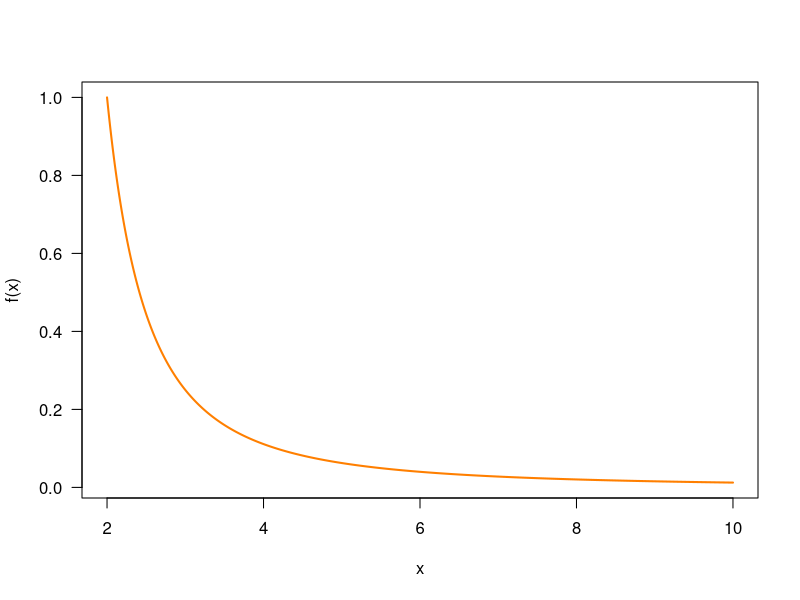
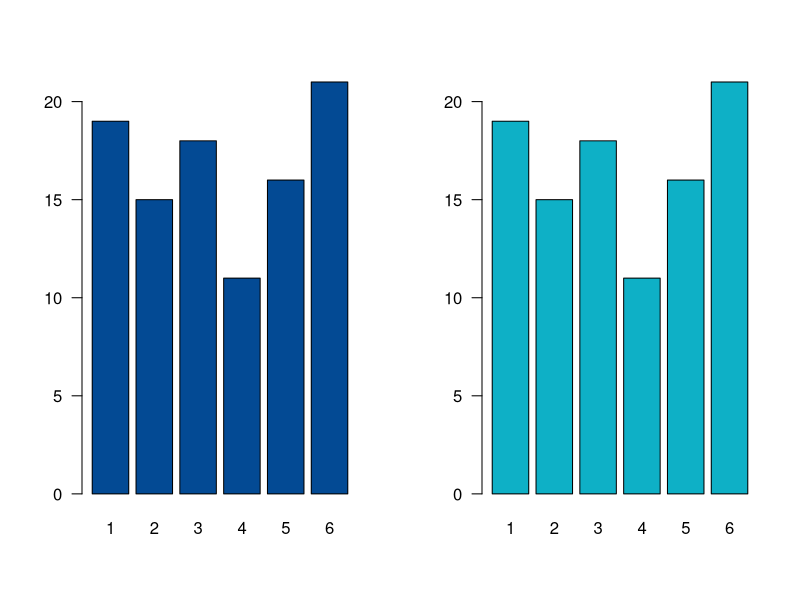

The R source for these figures, in order:
## ---- chunk 1
knitr::opts_chunk$set(echo = TRUE, message = FALSE, warning = FALSE, comment = NA, collapse = TRUE)
## ---- chunk 2
# Definición de la función
suma_dos_numeros <- function(x, y) {
  resultado <- x + y
  return(resultado)
}

# Uso de la función
suma_dos_numeros(3, 5)
## ---- chunk 3
# Definición de la función
suma_divide <- function(vec) {
  primer_elemento <- vec[1]
  ultimo_elemento <- vec[length(vec)]
  resultado <- (primer_elemento + ultimo_elemento) / 4
  return(resultado)
}

# Definir un vector de prueba
mi_vector <- c(5, 8, 12, 20)

# Aplicar la función
suma_divide(mi_vector)
## ---- chunk 4
fx <- function(x) {
  1 / (x - 1)^2
}
fx(4.5)

x <- seq(from = 2, to = 10, by = 0.01)
plot(x, fx(x), type = "l", col = "#FF7F00", lwd = 2, las = 1, ylab = "f(x)")
## ---- chunk 5
sapply(iris[, 1:4], mean)
sapply(iris[, 1:4], sd)
## ---- chunk 6
grafica <- function(datos, color) {
  barplot(datos, col = color, las = 1)
}

set.seed(123)
y <- sample(1:6, 100, replace = TRUE)    # simula 100 lanzamientos de un dado
z <- table(y)

par(mfrow = c(1, 2))
grafica(z, "#034A94")
grafica(z, "#0EB0C6")
## ---- chunk 7
rango_vector <- function(x) {
  resultado <- max(x) - min(x)
  return(resultado)
}

rango_vector(c(4, 9, 2, 7))
## ---- chunk 8
coef_variacion <- function(x) {
  return(100 * sd(x) / mean(x))
}

round(coef_variacion(iris$Sepal.Length), 1)
